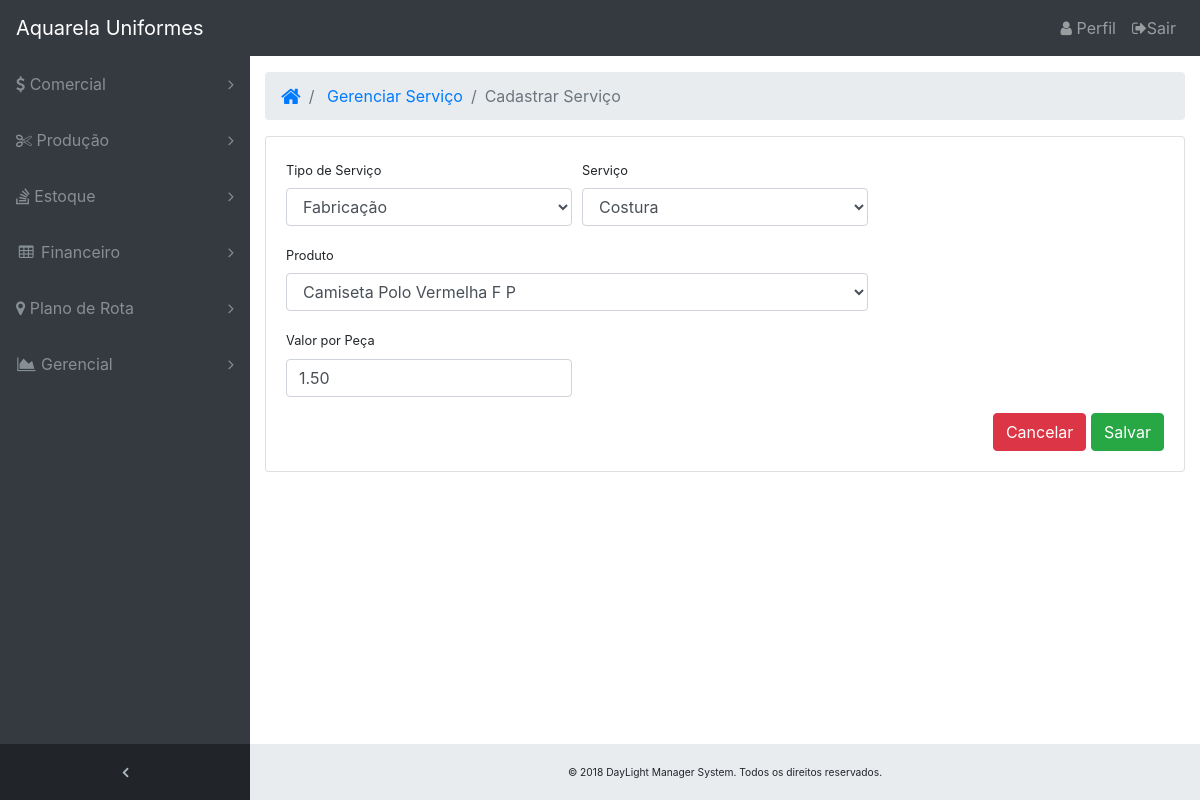
/producao/cadastrarservico/1/, run on the app's committed database.
### core/models/servico.py (models this page shows)
class Servico(models.Model):
    tipo_servico = models.CharField('Tipo de Serviço', choices=TIPOSERVICO_CHOICES, max_length=10, null=False, blank=False)
    servico = models.CharField('Serviço', choices=SERVICO_CHOICES, max_length=7, null=False, blank=False)
    tipo_produto = models.ForeignKey(to='Produto', on_delete=models.CASCADE, null=False, blank=False)
    valor_peca = models.DecimalField('Valor do Peça', max_digits=10, decimal_places=2, null=False, blank=False)
    class Meta:
        db_table = 'Servico'

### core/models/produto.py (models this page shows)
class Produto(models.Model):
    tipo_produto = models.CharField('Tipo de Produto', max_length=50, null=False, blank=False) # camiseta, avental, calça e etc.
    produto = models.CharField('Nome do Produto', max_length=100, null=False, blank=False) # descrição do produto
    modelo = models.CharField('Modelo do produto', choices=MODELOPRODUTO_CHOICES, max_length=2, null=False, blank=False) # Masculino, Feminina e etc.
    classificacao = models.CharField('Classificação do Produto', max_length=50, null=False, blank=False) # tradicional, polo, restaurante, gastronomia, confeitaria, buffet e etc.
    tamanho = models.CharField('Tamanho do Produto', choices=TAMANHOPRODUTO_CHOICES, max_length=5, null=False, blank=False)  # P, M, G e etc.
    cor = models.CharField('Cor do Produto', max_length=50, null=False, blank=False)
    valor_venda = models.DecimalField('Valor do Produto', max_digits=10, decimal_places=2, null=False, blank=False)
    especificacao = models.TextField('Especificação do Produto', max_length=1000, null=False, blank=False)
    class Meta:
        db_table = 'Produto'
    def __str__(self):
        return '{} {} {} {} {}'.format(self.tipo_produto, self.classificacao, self.cor, self.modelo, self.tamanho)

### core/views/atualizar.py (the view)
# urls.py: path('producao/cadastrarservico/<id>/', views.update_servico, name='update_servico'),
def update_servico(request, id):
    update_servico = Servico.objects.get(id=id)
    form = ServicoForm(request.POST or None, instance=update_servico)
    if form.is_valid():
        form.save()
        return redirect('list_servico')
    return render(request, 'producao/cadastrarservico.html', { 'form' : form, 'update_servico':update_servico })

### core/forms/servicoform.py
class ServicoForm(forms.ModelForm):
    class Meta:
        model = Servico
        fields = '__all__'
        widgets = {
            'tipo_servico': forms.Select(attrs={'class':'form-control'}),
            'servico': forms.Select(attrs={'class':'form-control'}),
            'tipo_produto': forms.Select(attrs={'class':'form-control'}),
            'valor_peca': forms.NumberInput(attrs={'class':'form-control'}),
            }

### core/templates/producao/cadastrarservico.html (shortened to what this page needs)
{% extends 'base.html' %}
{% load static %}
{% block main %}
<ol class="breadcrumb">
    <li class="breadcrumb-item">
        <a href="/">
            <i class="fa fa-home fa-lg"></i>
        </a>
    </li>
    <li class="breadcrumb-item">
        <a href="/producao/gerenciarprestador">Gerenciar Serviço</a>
    </li>
    <li class="breadcrumb-item active">Cadastrar Serviço</li>
</ol>
<div class="row">
    <div class="col-sm-12">
        <div class="card">
            <div class="card-body">
                <div class="row">
                    <div class="col-lg-12">
                        <form method="POST" autofocus>
                            <div class="form-row">
                                <div class="col-4">
                                    <div class="form-group">
                                        <label class="small">Tipo de Serviço</label>
                                        {{ form.tipo_servico }}
                                    </div>
                                </div>
                                <div class="col-4">
                                    <div class="form-group">
                                        <label class="small">Serviço</label>
                                        {{ form.servico }}
                                    </div>
                                </div>
                            </div>
                            <div class="form-row">
                                <div class="col-8">
                                    <div class="form-group">
                                        <label class="small">Produto</label>
                                        {{ form.tipo_produto }}
                                    </div>
                                </div>
                            </div>
                            <div class="form-row">
                                <div class="col-4">
                                    <div class="form-group">
                                        <label class="small">Valor por Peça</label>
                                        {{ form.valor_peca }}
                                    </div>
                                </div>
                            </div>
                            <div class="pull-right">
                                <a href="/producao/gerenciarservico"><input type="button" class="btn btn-danger btn-md" value="Cancelar"></a>
                                <a href="{% url 'create_servico' %}"><input type="submit" class="btn btn-success btn-md" value="Salvar"></a>
                            </div>
                        </form>
                    </div>
                </div>
            </div>
        </div>
    </div>
</div>
<br />
{% endblock %}

### core/static/css/sb-admin.css (style rules this page uses)
html { position: relative; min-height: 100%; }
body { overflow-x: hidden; }
body.sticky-footer { margin-bottom: 56px; }
body.fixed-nav { padding-top: 56px; }

### data on the page
Servico: tipo_servico "Fabricação", servico "Costura", valor_peca "1.50"
Produto: tipo_produto "Camiseta Polo Vermelha F P"
